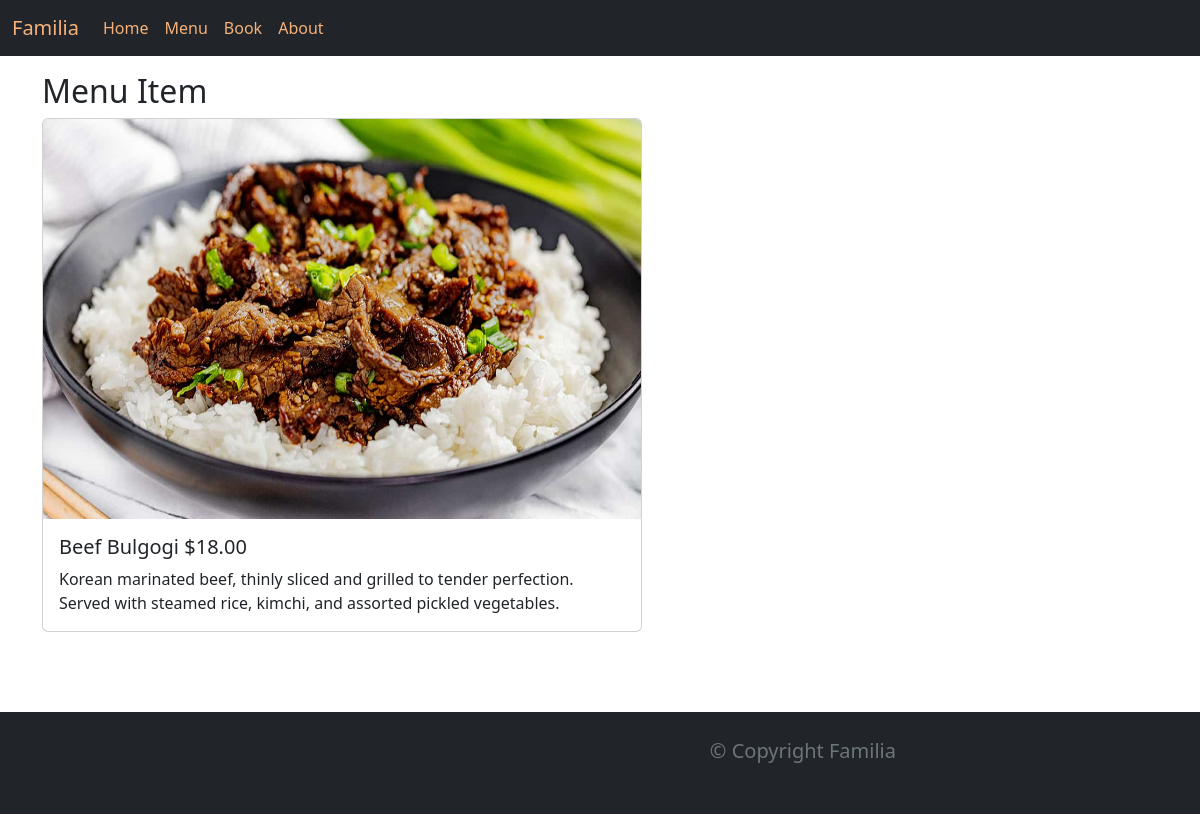
/menu_item/7/, run on the app's committed database.
### Restaurant/models.py (models this page shows, shortened)
class Menu(models.Model):
    name = models.CharField(max_length=200)
    price = models.IntegerField()
    desc=models.TextField(max_length=1000)

### Restaurant/views.py (the view)
# urls.py: path("menu_item/<pk>/",views.menu_item,name="menu_item"),
def menu_item(request,pk=None):
    if pk:
        try:
            item=Menu.objects.get(pk=pk)
        except:
            item=''
    else:
        item=''
    return render(request,"menu_item.html",{"menu_item":item})

### Restaurant/templates/menu_item.html
{% extends 'base.html' %} {% load static %}{% block title %} Menu item {% endblock %} {% block content %}
<h2>Menu Item</h2>
<div class="card" style="width: 50vw">
  <img
    src="{% static 'img/menu/' %}{{menu_item.name}}.jpg"
    class="card-img-top"
    alt="menu_item.name"
    height="400vh"
    width="300px"
  />
  <div class="card-body">
    <h5 class="card-title">{{menu_item.name}} ${{menu_item.price}}.00</h5>
    <p class="card-text">{{menu_item.desc}}</p>
  </div>
</div>
{% endblock %}

### data on the page
Menu: name (picture), name "Beef Bulgogi", price "18", desc "Korean marinated beef, thinly sliced and grilled to tender perfection. Served with steamed rice, kimchi, and assorted pickled vegetables."
